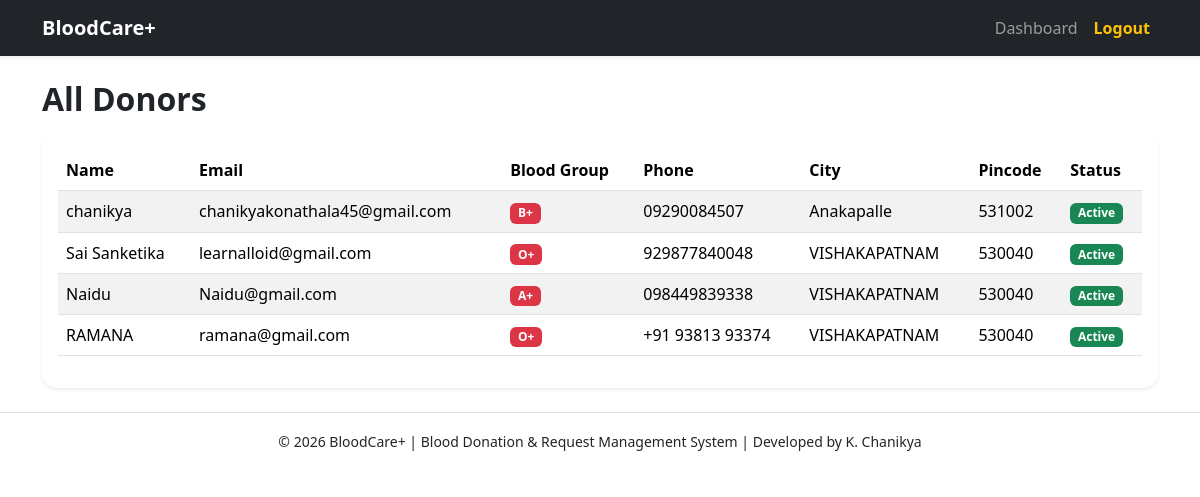
Page /admin/donors (signed in) on the committed database.
### models.py (models this page shows)
class Donor(db.Model):
    __tablename__ = "donors"
    donor_id = db.Column(db.Integer, primary_key=True)
    user_id = db.Column(db.Integer, db.ForeignKey("users.id"), nullable=False)
    blood_group = db.Column(db.String(10), nullable=False)
    phone = db.Column(db.String(20), nullable=False)
    city = db.Column(db.String(100), nullable=False)
    pincode = db.Column(db.String(10), nullable=False)
    availability = db.Column(db.Boolean, default=True)
    last_donated_date = db.Column(db.DateTime, nullable=True)
    user = db.relationship("User", backref=db.backref("donor_profile", uselist=False))

class User(db.Model, UserMixin):
    __tablename__ = "users"
    id = db.Column(db.Integer, primary_key=True)
    name = db.Column(db.String(120), nullable=False)
    email = db.Column(db.String(120), unique=True, nullable=False)
    password_hash = db.Column(db.String(255), nullable=False)
    role = db.Column(db.String(30), nullable=False, default="donor")
    created_at = db.Column(db.DateTime, default=datetime.utcnow)

### app.py (the view)
@app.route("/admin/donors")
@login_required
def admin_donors():
    if current_user.role != "admin":
        flash("Access denied!", "danger")
        return redirect(url_for("dashboard"))
    donors = Donor.query.order_by(Donor.donor_id.desc()).all()
    return render_template("admin/admin_donors.html", donors=donors)

### app.py (called while the page is built)
@login_manager.user_loader
def load_user(user_id):
    return User.query.get(int(user_id))

### templates/admin/admin_donors.html (shortened to what this page needs)
{% extends "base.html" %}
{% block content %}
<h2 class="fw-bold mb-3">All Donors</h2>
<div class="card shadow-sm border-0 rounded-4">
  <div class="card-body">
    <table class="table table-striped align-middle">
      <thead>
        <tr>
          <th>Name</th>
          <th>Email</th>
          <th>Blood Group</th>
          <th>Phone</th>
          <th>City</th>
          <th>Pincode</th>
          <th>Status</th>
        </tr>
      </thead>
      <tbody>
        {% for d in donors %}
        <tr>
          <td>{{ d.user.name }}</td>
          <td>{{ d.user.email }}</td>
          <td><span class="badge bg-danger">{{ d.blood_group }}</span></td>
          <td>{{ d.phone }}</td>
          <td>{{ d.city }}</td>
          <td>{{ d.pincode }}</td>
          <td>
            {% if d.availability %}
              <span class="badge bg-success">Active</span>
            {% else %}
              <span class="badge bg-secondary">Inactive</span>
            {% endif %}
          </td>
        </tr>
        {% endfor %}
      </tbody>
    </table>
  </div>
</div>
{% endblock %}

### templates/base.html (shortened to what this page needs)
<!DOCTYPE html>
<html lang="en">
<head>
  <link href="https://cdn.jsdelivr.net/npm/bootstrap@5.3.3/dist/css/bootstrap.min.css" rel="stylesheet">
  <link rel="stylesheet" href="{{ url_for('static', filename='css/style.css') }}">
</head>
<body>
<nav class="navbar navbar-expand-lg navbar-dark bg-dark shadow-sm">
  <div class="container">
    <a class="navbar-brand fw-bold" href="{{ url_for('home') }}">BloodCare+</a>
    <div class="collapse navbar-collapse" id="navMenu">
      <ul class="navbar-nav ms-auto">
        {% if current_user.is_authenticated %}
          <li class="nav-item">
            <a class="nav-link" href="{{ url_for('dashboard') }}">Dashboard</a>
          </li>
          <li class="nav-item">
            <a class="nav-link text-warning fw-semibold" href="{{ url_for('logout') }}">Logout</a>
          </li>
        {% endif %}
      </ul>
    </div>
  </div>
</nav>
<main class="container my-4">
  {% block content %}{% endblock %}
</main>
<footer class="text-center py-3 mt-4 border-top">
  <small>© 2026 BloodCare+ | Blood Donation & Request Management System | Developed by K. Chanikya </small>
</footer>
</body>
</html>

### static/css/style.css (style rules this page uses)
body { font-family: "Segoe UI", sans-serif; }

### rows in the picture
Donor: user.name "chanikya", user.email "chanikyakonathala45@gmail.com", blood_group "B+", phone "09290084507", city "Anakapalle", pincode "531002", availability "Active"
Donor: user.name "Sai Sanketika", user.email "learnalloid@gmail.com", blood_group "O+", phone "929877840048", city "VISHAKAPATNAM", pincode "530040", availability "Active"
Donor: user.name "Naidu", user.email "Naidu@gmail.com", blood_group "A+", phone "098449839338", city "VISHAKAPATNAM", pincode "530040", availability "Active"
Donor: user.name "RAMANA", user.email "ramana@gmail.com", blood_group "O+", phone "+91 93813 93374", city "VISHAKAPATNAM", pincode "530040", availability "Active"
